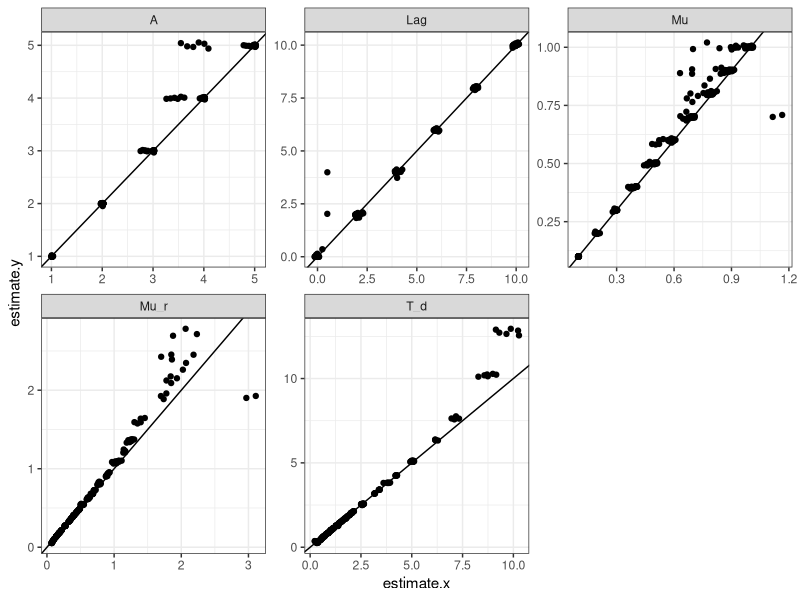
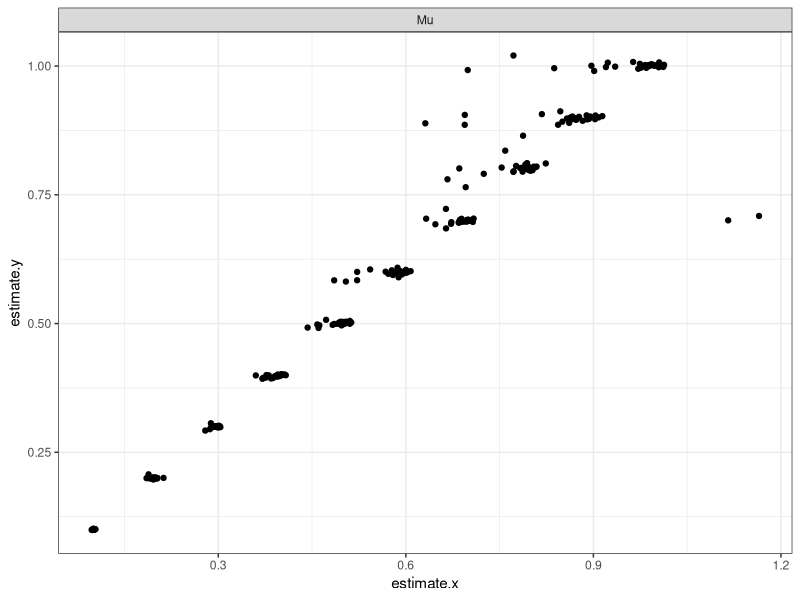
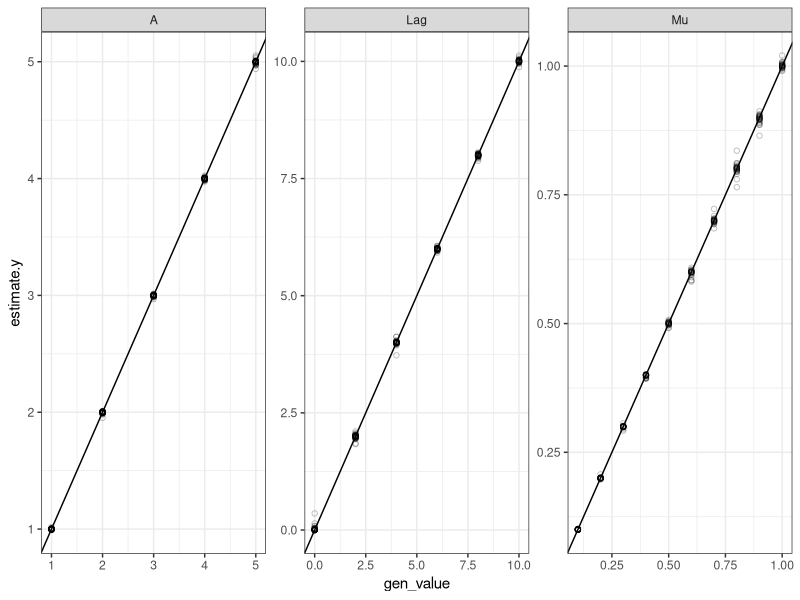
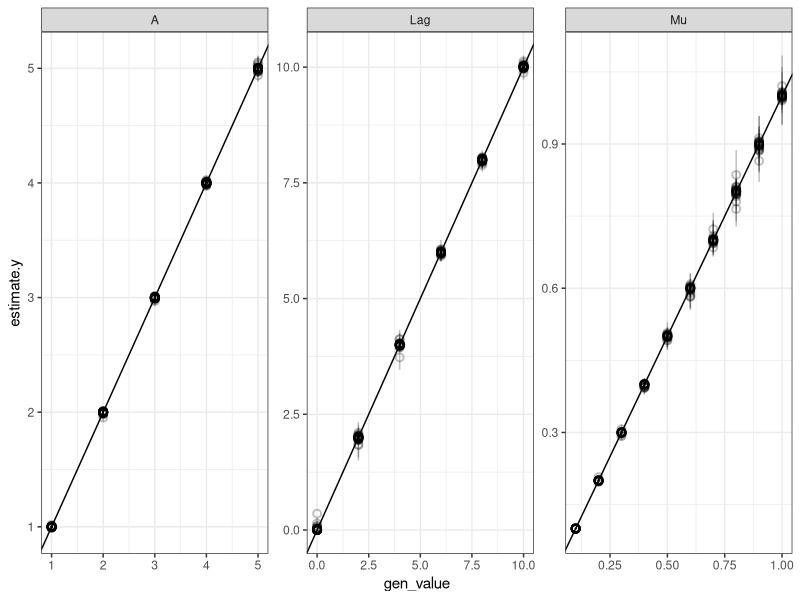
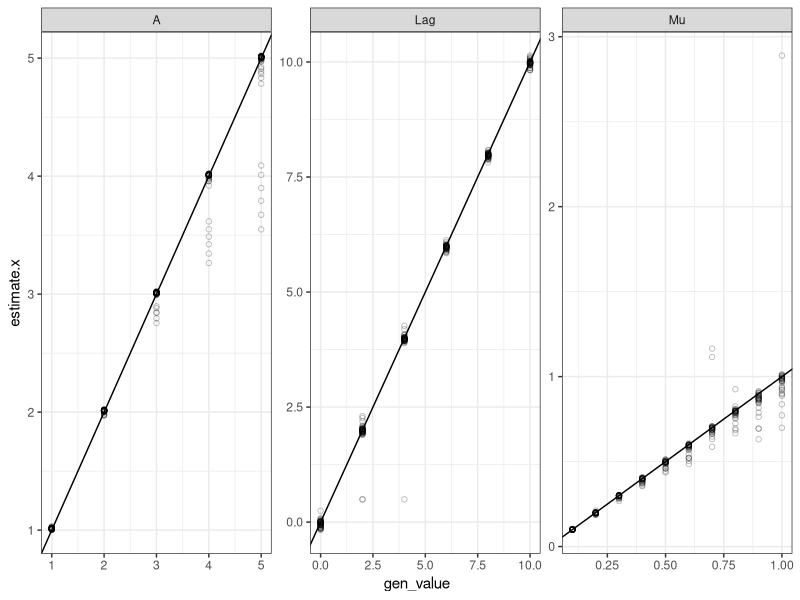
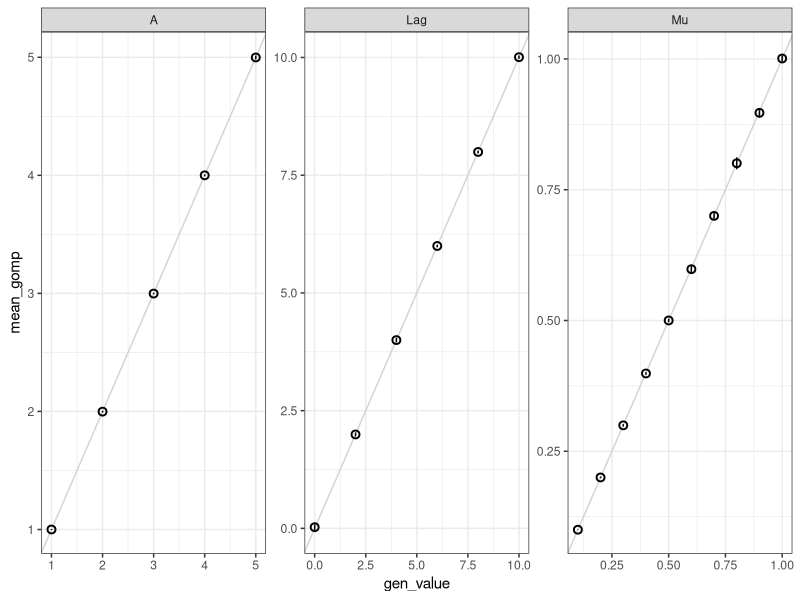
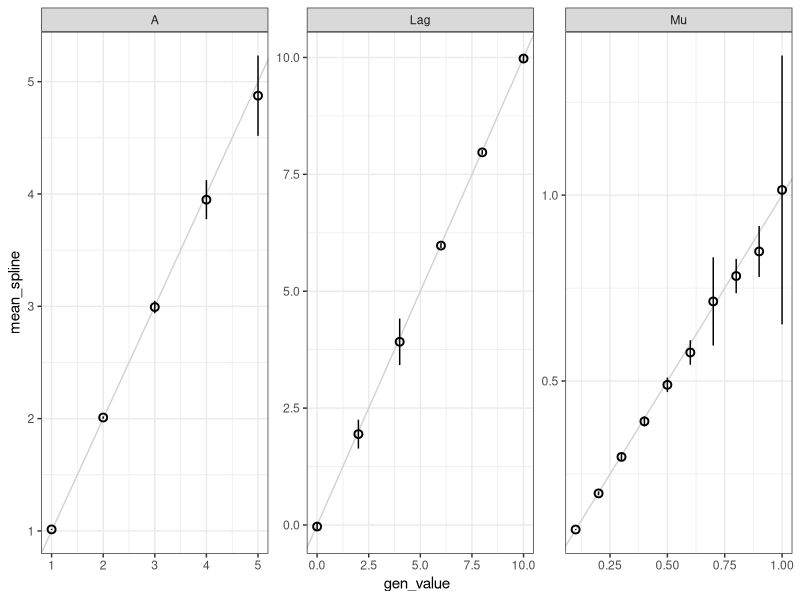

Generate these figures, in order, with R:
## ---- chunk 1

# Code display options
knitr::opts_chunk$set(tidy.opts=list(width.cutoff=60),tidy=FALSE, echo = TRUE, message=FALSE, warning=FALSE, fig.align="center", fig.retina = 2)

library(tidyverse)

theme_set(theme_bw() + theme(plot.title = element_text(hjust = 0.5), plot.subtitle = element_text(hjust = 0.5)))

## ---- chunk 2

df_gomp <- read_csv("./2021_12_03_gomp_growth_curve_parameter_estimates.csv")
df_spline <- read_csv("./2021_12_03_spline_growth_curve_parameter_estimates.csv")
## ---- chunk 3

df_both <- left_join(df_spline, df_gomp, by = c('well', 'term'))
df_both
## ---- chunk 4
ggplot(df_both %>% filter(!is.na(estimate.y)), aes(estimate.x, estimate.y)) + geom_point() + geom_abline(slope = 1, intercept = 0) + facet_wrap(~term, scales = 'free')
## ---- chunk 5

ggplot(df_both %>% filter(term=='Mu') %>% filter(!is.na(estimate.y)), aes(estimate.x, estimate.y)) + geom_point() + facet_wrap(~term, scales = 'free')

## ---- chunk 6
df <- df_both %>% separate(well, into = c('A','gen_A','Mu','gen_Mu','Lag','gen_Lag'), sep = "_")

wells <- df_both %>% select(well) %>% unique() 

well_vals <- wells %>%  separate(well, into = c('1','A','2','Mu','3','Lag'), sep = "_", convert = T) %>% select(A,Mu,Lag) 

well_meta <- bind_cols(wells, well_vals) %>% pivot_longer(c('A','Mu','Lag',),names_to = 'term', values_to = 'gen_value')

df_both_meta <- left_join(well_meta,df_both, by = c('well','term'))
## ---- chunk 7

ggplot(df_both_meta, aes(x = gen_value, y = estimate.y )) + geom_point(shape = 21, alpha = 0.25) + geom_abline(slope = 1, intercept =0) + facet_wrap(~term,scales = 'free')

ggplot(df_both_meta, aes(x = gen_value, y = estimate.y )) + geom_pointrange(aes(ymin =conf.low, ymax = conf.high), shape = 21, alpha = 0.25) + geom_abline(slope = 1, intercept =0) + facet_wrap(~term,scales = 'free')


ggplot(df_both_meta, aes(x = gen_value, y = estimate.x )) + geom_point(shape = 21, alpha = 0.25) + geom_abline(slope = 1, intercept =0) + facet_wrap(~term,scales = 'free')


## ---- chunk 8
df_both_meta %>% 
  group_by(term, gen_value) %>% 
  summarise(mean_gomp = mean(estimate.y, na.rm = T), mean_spline = mean(estimate.x, na.rm = T), sd_gomp = sd(estimate.y, na.rm = T), sd_spline = sd(estimate.x, na.rm = T)) %>%
  ggplot(.,aes(x = gen_value, y = mean_gomp)) + 
  geom_abline(slope = 1, intercept = 0, color = 'light gray')+
  geom_pointrange(aes(ymin = mean_gomp - sd_gomp, ymax = mean_gomp + sd_gomp), shape = 21)+
  facet_wrap(~term, scales = 'free')+ theme_bw()

df_both_meta %>% 
  group_by(term, gen_value) %>% 
  summarise(mean_gomp = mean(estimate.y, na.rm = T), mean_spline = mean(estimate.x, na.rm = T), sd_gomp = sd(estimate.y, na.rm = T), sd_spline = sd(estimate.x, na.rm = T)) %>%
  ggplot(.,aes(x = gen_value, y = mean_spline)) + 
  geom_abline(slope = 1, intercept = 0, color = 'light gray')+
  geom_pointrange(aes(ymin = mean_spline - sd_spline, ymax = mean_spline + sd_spline), shape = 21)+
  facet_wrap(~term, scales = 'free') + theme_bw()
